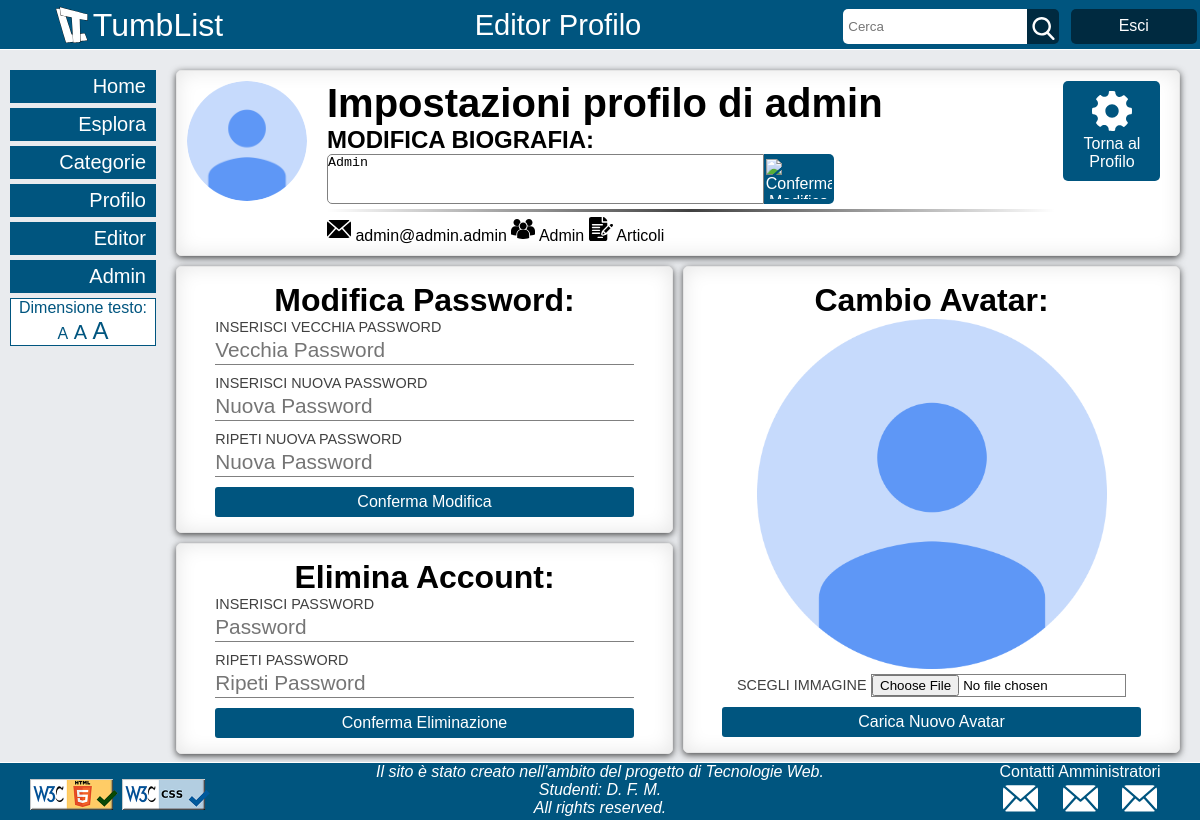
The app's page /profile_settings.php (signed in) with its own data.
### tables this page shows
CREATE TABLE `utente` (
  `Mail` varchar(100) NOT NULL,
  `Username` varchar(20) NOT NULL,
  `Biografia` varchar(140) DEFAULT NULL,
  `LinkImg` varchar(25) DEFAULT NULL,
  `Password` char(128) NOT NULL,
  `Conferma` char(6) DEFAULT NULL,
  `DataIscrizione` datetime DEFAULT CURRENT_TIMESTAMP,
  `Ruolo` char(1) DEFAULT 'U'
);

### include/connect.inc.php (called while the page is built, shortened)
<?php
    function userrole($char){
        switch ($char) {
            case 'A':
                return "Admin";
                break;
        }
    }
    class Database {
        private $_connection;
        private $_host = "localhost";
        private $_username = "root";
        private $_password = "";
        private $_database = "test";
        private function __construct() {
            @$this->_connection = new mysqli($this->_host, $this->_username,
                $this->_password, $this->_database);
        }
        public function getConnection() {
            return $this->_connection;
        }
        public function getUserInfo($usern){
            $mysqli = $this->getConnection();
            $sql_query = "SELECT * FROM utente WHERE Username=\"".$usern."\"";
            $result = $mysqli->query($sql_query);
            $user = $result->fetch_array(MYSQLI_ASSOC);
            return $user;
        }
    }
    if(isset($_SESSION[ "logName"])) {
        $role =$_SESSION["logRole"];
    }
?>

### profile_settings.php (the view, shortened to what this page needs)
<?php
    include_once( "include/connect.inc.php");
    $user=Database::getInstance()->getUserInfo($usern);
    $numArt=Database::getInstance()->numUserArticle($usern);
?>
<!DOCTYPE html>
<html lang="it">
    <head>
        <link rel="stylesheet" type="text/css" href="css/style.css" />
        <link rel="stylesheet" type="text/css" href="css/mobile.css" media="screen and (max-width: 768px)" />
        <link rel="stylesheet" type="text/css" href="css/print.css" media="print">
    </head>
    <body>
<?php include( "include/header.php") ?>
        <div class="container">
<?php include( "include/menu.php") ?>
            <div class="corpo">
                <div class="profilo">
                    <div class="avatar"><img src="img/<?php if(isset($user['LinkImg']))echo "user_avatar/".$user['LinkImg'];else echo"avatar.png ";?>" alt="Avatar di <?php echo $user['Username'];?>" />
                    </div>
                    <div class="username">
                        <h1 tabindex="0">Impostazioni profilo di <?php echo $user['Username'];?></h1>
                        <form action="<?php echo htmlspecialchars($_SERVER['PHP_SELF']); ?>" method="POST" enctype="multipart/form-data">
                            <div class="fieldset">
                                <h2>MODIFICA BIOGRAFIA:</h2>
                                <textarea name="bio" rows="2" title="Biografia" maxlength="140"><?php echo $user['Biografia'];?></textarea>
                                <button type="submit" name="changebio" title="Conferma Modifica Biografia" ><img src="img/icon/save.svg" alt="Conferma Modifica Biografia"/></button>
                            </div>
                        </form>
                        <hr/>
                            <ul>
                                <li tabindex="0"><img src="img/icon/emailb.svg" alt="Email" aria-hidden="true" /> <?php echo $user[ 'Mail'];?></li>
                                <li tabindex="0"><img src="img/icon/role.svg" alt="Permessi" aria-hidden="true" /> <?php echo userrole($role);?></li>
                                <li tabindex="0"><img src="img/icon/contract.svg" alt="Articoli Creati" aria-hidden="true" /> <?php echo $numArt ?> Articoli</li>
                            </ul>
                    </div>
                    <div class="options">
                        <a href="profilo.php" title="Torna al Profilo">
                            <img src="img/icon/settings.svg" alt="Icona Torna al Profilo" />
                            <p>Torna al Profilo</p>
                        </a>
                    </div>
                </div>
                <div class="boxes">
                    <div class="verticalboxes">
                        <div class="settingsbox">
                            <form name="changePass" action="<?php  echo htmlspecialchars($_SERVER['PHP_SELF']); ?>" method="POST" onSubmit="return newPassValidation();">
                                <div class="fieldset">
                                    <h2>Modifica Password:</h2>
                                    <label for="oldpass">INSERISCI VECCHIA <span lang="en">PASSWORD</span></label>
                                    <input type="password" title="Inserisci Vecchia Password" id="oldpass" name="oldpass" placeholder="Vecchia Password"  />
                                    <label for="newpass1">INSERISCI NUOVA <span lang="en">PASSWORD</span></label>
                                    <input type="password" title="Inserisci Nuova" id="newpass1" name="newpass1" placeholder="Nuova Password"  />
                                    <label for="newpass2">RIPETI NUOVA <span lang="en">PASSWORD</span></label>
                                    <input type="password" title="Ripeti Nuova Password" id="newpass2" name="newpass2" placeholder="Nuova Password"  />
                                    <input type="submit" title="Conferma Modifica Password" id="pass" name="pass" value="Conferma Modifica"/>
                                </div>
                            </form>
                        </div>
                        <div class="settingsbox bigger">
                            <form name="deleteAcc" action="<?php echo htmlspecialchars($_SERVER['PHP_SELF']); ?>" method="POST" onSubmit="return deleteAccValidation();">
                                <div class="fieldset">
                                    <h2>Elimina Account:</h2>
                                    <label for="oldpass1">INSERISCI <span lang="en">PASSWORD</span></label>
                                    <input type="password" title="Inserisci Password" id="oldpass1" name="oldpass1" placeholder="Password"  />
                                    <label for="oldpass2">RIPETI <span lang="en">PASSWORD</span></label>
                                    <input type="password" title="Ripeti Password" id="oldpass2" name="oldpass2" placeholder="Ripeti Password"  />
                                    <input type="submit" title="Conferma Eliminazione Account" name="delacc" value="Conferma Eliminazione" />
                                </div>
                            </form>
                        </div>
                    </div>
                    <div class="verticalboxes">
                        <div class="settingsbox">
                             <form action="<?php echo htmlspecialchars($_SERVER['PHP_SELF']); ?>" method="POST" enctype="multipart/form-data">
                                <div class="fieldset">
                                    <h2>Cambio Avatar:</h2>
                                    <div>
                                        <div class="avatar"><img src="img/<?php if(isset($user['LinkImg']))echo "user_avatar/".$user['LinkImg'];else echo"avatar.png";?>" alt="Avatar di <?php echo $user['Username'];?>" />
                                        </div>
                                        <label for="avatarlink">SCEGLI IMMAGINE</label>
                                        <input type="file" name="avatarlink" id="avatarlink" /><input type="submit" title="Conferma Cambio Avatar" name="newav" value="Carica Nuovo Avatar" />
                                    </div>
                                </div>
                            </form>
                        </div>
                    </div>
                </div>
            </div>
        </div>
        <?php include( "include/footer.php"); ?>
    </body>
</html>

### css/style.css (style rules this page uses)
* { margin:0; padding:0; border:0; box-sizing: border-box; }
body { color: black; font-family: Arial, "Helvetica Neue", Helvetica, sans-serif; background-color: #e9ebee; }
hr { border: 0; height: 3px; background-image: linear-gradient(to right, rgba(0, 0, 0, 0), rgba(0, 0, 0, 0.75), rgba(0, 0, 0, 0)); margin:5px 0 5px 0; }
input[type="submit"] { cursor: pointer; }
.boxes { display: flex; flex-flow: row wrap; justify-content: space-between; align-items: flex-start; }
.verticalboxes { display: flex; flex-flow: column; width: 49.5%; }
.container { display: flex; flex-flow: row wrap; margin: auto; margin-top: 50px; max-width: 1720px; min-height: 89vh; }
.container > .corpo { width: 87%; max-width: 1400px; min-height: 85vh; padding: 20px 20px 6px 20px; margin-left: 13%; text-align: center; overflow:hidden; }
.profilo { display: flex; flex-flow: row nowrap; align-items: flex-start; border: 1px solid #e5e5e5; border-radius: 5px; padding: 10px; background-color: white; box-shadow:0px 2px 7px rgba(0, 0, 0, 0.7), 0 0 20px rgba(0, 0, 0, 0.1) inset; }
.profilo > .avatar { min-width: 120px; width: 120px; height: 120px; overflow: hidden; border-radius: 100%; }
.profilo > .avatar > img { height: 100%; min-width: 100%; }
.profilo > .username { text-align: left; padding-left: 20px; width: 80%; }
.username > h1 { font-size: 2.5em; }
.username > ul { list-style-type: none; display:inline; }
.username > ul > li { display:inline; }
.username img { max-width: 24px; }
.profilo > .options { width: 120px; }
.profilo > .options > a { margin:auto; display: block; background-color: #00557F; color: white; padding: 10px; text-align: center; text-decoration: none; border-radius: 5px; width: 85%; }
.profilo > .options > a > img { height: 40px; }
.bigger { width: 100%; }
.username > form > .fieldset { display: flex; flex-flow: row wrap; align-items: flex-start; }
.username > form > .fieldset > h2 { width: 100%; }
.username > form > .fieldset > textarea { border: 1px solid grey; width: 60%; height: 50px; resize: none; border-radius: 5px 0 0 5px; }
.username > form > .fieldset > button { background-color: #00557F; color: white; width: 15%; max-width: 70px; height: 50px; font-size: 1em; padding: 5px 2px 5px 2px; border-radius: 0 5px 5px 0; }
.username > form > .fieldset > button >img { max-width: 100%; max-height: 100%; }
.settingsbox { padding: 15px; margin-top: 10px; width: 100%; background-color: white; border-radius: 5px; border: 1px solid #e5e5e5; box-shadow:0px 2px 7px rgba(0, 0, 0, 0.7), 0 0 20px rgba(0, 0, 0, 0.1) inset; }
.settingsbox > form > .fieldset { display: flex; flex-flow: column; }
.settingsbox .avatar { width: 100%; max-height: 350px; overflow: hidden; margin-bottom: 5px; }
.avatar img { max-width: 100%; max-height: 350px; }
.settingsbox h2 { font-size: 2em; }
.settingsbox label { font-size: 0.9em; color: #404040; width: 90%; margin: auto; text-align: left; }
.settingsbox input[type="text"],.settingsbox input[type="password"] { border-bottom: 1px solid grey; margin: auto; width: 90%; height: 30px; font-size: 1.3em; margin-bottom: 10px; }
.settingsbox input[type="file"] { border: 1px solid grey; margin-bottom: 10px; }
.settingsbox input[type="submit"] { background-color: #00557F; color: white; width: 90%; height: 30px; font-size: 1em; padding: 0 15px 0 15px; border-radius: 3px; margin: auto; }

### css/mobile.css (style rules this page uses)
.verticalboxes { width: 100%; }
.container > .corpo, .container > .errore, .container > .conferme { width: 100%; padding: 10px 5px 6px 5px; margin-left: 0; }
.username > ul { display: block; }
.username > ul > li { display: list-item; }
.profilo { flex-flow: row wrap; }
.profilo > .avatar { min-width: 180px; width: 180px; height: 180px; margin: auto; }
.profilo > .username { padding-left: 10px; width: 100%; }
.profilo > .options { width: 100%; height: 60px; }
.profilo > .options > a { height: 60px; width: 100%; line-height: 40px; }
.profilo > .options > a > img { display: none; }
.username > form > .fieldset > textarea { width: 85%; }
.settingsbox input[type="submit"], .settingsbox input[type="file"] { height: 60px; }
.settingsbox input, .settingsbox label { width: 100% !important; }

### records on screen
utente: Username "admin", bio "Admin", Mail "admin@admin.admin"

### other values on screen
$pagename "Editor Profilo"
userrole($role) "Admin"
